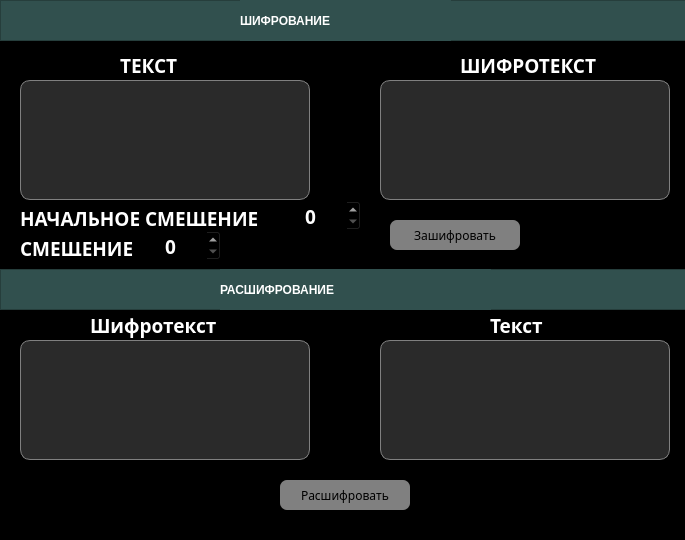
<?xml version="1.0" encoding="UTF-8"?>
<ui version="4.0">
 <class>MainWindow</class>
 <widget class="QMainWindow" name="MainWindow">
  <property name="geometry">
   <rect>
    <x>0</x>
    <y>0</y>
    <width>685</width>
    <height>540</height>
   </rect>
  </property>
  <property name="sizePolicy">
   <sizepolicy hsizetype="Fixed" vsizetype="Fixed">
    <horstretch>0</horstretch>
    <verstretch>0</verstretch>
   </sizepolicy>
  </property>
  <property name="minimumSize">
   <size>
    <width>685</width>
    <height>540</height>
   </size>
  </property>
  <property name="maximumSize">
   <size>
    <width>685</width>
    <height>540</height>
   </size>
  </property>
  <property name="windowTitle">
   <string>Альберти</string>
  </property>
  <property name="styleSheet">
   <string notr="true">background-color: rgb(0, 0, 0);</string>
  </property>
  <widget class="QWidget" name="centralwidget">
   <property name="styleSheet">
    <string notr="true">background-color: rgb(0, 0,0);</string>
   </property>
   <widget class="QLabel" name="label_10">
    <property name="geometry">
     <rect>
      <x>490</x>
      <y>310</y>
      <width>61</width>
      <height>30</height>
     </rect>
    </property>
    <property name="font">
     <font>
      <family>Century Gothic</family>
      <pointsize>14</pointsize>
      <weight>87</weight>
      <italic>false</italic>
      <bold>true</bold>
     </font>
    </property>
    <property name="styleSheet">
     <string notr="true">color: white;
font: 14pt &quot;Century Gothic&quot;;
font-weight: 700;
text-transform: uppercase;
</string>
    </property>
    <property name="text">
     <string>Текст</string>
    </property>
   </widget>
   <widget class="QPushButton" name="decrypt_btn">
    <property name="geometry">
     <rect>
      <x>280</x>
      <y>480</y>
      <width>130</width>
      <height>30</height>
     </rect>
    </property>
    <property name="font">
     <font>
      <family>Century Gothic</family>
     </font>
    </property>
    <property name="styleSheet">
     <string notr="true">QPushButton {
	color: black;
	background-color: grey;
	border-radius: 7px;
}

QPushButton:pressed {
	background-color: rgb(102, 102, 102);
}</string>
    </property>
    <property name="text">
     <string>Расшифровать</string>
    </property>
   </widget>
   <widget class="QLabel" name="label_9">
    <property name="geometry">
     <rect>
      <x>460</x>
      <y>50</y>
      <width>151</width>
      <height>30</height>
     </rect>
    </property>
    <property name="font">
     <font>
      <family>Century Gothic</family>
      <pointsize>14</pointsize>
      <weight>87</weight>
      <italic>false</italic>
      <bold>true</bold>
     </font>
    </property>
    <property name="styleSheet">
     <string notr="true">color: white;
font: 14pt &quot;Century Gothic&quot;;
font-weight: 700;</string>
    </property>
    <property name="text">
     <string>ШИФРОТЕКСТ</string>
    </property>
   </widget>
   <widget class="QFrame" name="frame_2">
    <property name="geometry">
     <rect>
      <x>0</x>
      <y>269</y>
      <width>701</width>
      <height>41</height>
     </rect>
    </property>
    <property name="autoFillBackground">
     <bool>false</bool>
    </property>
    <property name="styleSheet">
     <string notr="true">background-color: rgb(49, 80, 78)</string>
    </property>
    <property name="frameShape">
     <enum>QFrame::StyledPanel</enum>
    </property>
    <property name="frameShadow">
     <enum>QFrame::Raised</enum>
    </property>
    <widget class="QLabel" name="label_7">
     <property name="geometry">
      <rect>
       <x>220</x>
       <y>0</y>
       <width>271</width>
       <height>41</height>
      </rect>
     </property>
     <property name="styleSheet">
      <string notr="true">color: white;
font: 18pt &quot;Century Gothic&quot;;
font-weight: 700;</string>
     </property>
     <property name="text">
      <string>РАСШИФРОВАНИЕ</string>
     </property>
    </widget>
   </widget>
   <widget class="QFrame" name="frame">
    <property name="geometry">
     <rect>
      <x>0</x>
      <y>0</y>
      <width>701</width>
      <height>41</height>
     </rect>
    </property>
    <property name="styleSheet">
     <string notr="true">background-color: rgb(49, 80, 78)</string>
    </property>
    <property name="frameShape">
     <enum>QFrame::StyledPanel</enum>
    </property>
    <property name="frameShadow">
     <enum>QFrame::Raised</enum>
    </property>
    <widget class="QLabel" name="label_4">
     <property name="geometry">
      <rect>
       <x>240</x>
       <y>0</y>
       <width>211</width>
       <height>41</height>
      </rect>
     </property>
     <property name="styleSheet">
      <string notr="true">color: white;
font: 18pt &quot;Century Gothic&quot;;
font-weight: 700;</string>
     </property>
     <property name="text">
      <string>ШИФРОВАНИЕ</string>
     </property>
    </widget>
   </widget>
   <widget class="QPushButton" name="encrypt_btn">
    <property name="geometry">
     <rect>
      <x>390</x>
      <y>220</y>
      <width>130</width>
      <height>30</height>
     </rect>
    </property>
    <property name="font">
     <font>
      <family>Century Gothic</family>
     </font>
    </property>
    <property name="styleSheet">
     <string notr="true">QPushButton {
	color: black;
	background-color: grey;
	border-radius: 7px;
}

QPushButton:pressed {
	background-color: rgb(102, 102, 102);
}</string>
    </property>
    <property name="text">
     <string>Зашифровать</string>
    </property>
   </widget>
   <widget class="QLabel" name="label_8">
    <property name="geometry">
     <rect>
      <x>120</x>
      <y>50</y>
      <width>61</width>
      <height>30</height>
     </rect>
    </property>
    <property name="font">
     <font>
      <family>Century Gothic</family>
      <pointsize>14</pointsize>
      <weight>75</weight>
      <italic>false</italic>
      <bold>true</bold>
      <strikeout>false</strikeout>
      <stylestrategy>PreferAntialias</stylestrategy>
     </font>
    </property>
    <property name="styleSheet">
     <string notr="true">color: white;
</string>
    </property>
    <property name="text">
     <string>ТЕКСТ</string>
    </property>
   </widget>
   <widget class="QLabel" name="label_11">
    <property name="geometry">
     <rect>
      <x>90</x>
      <y>310</y>
      <width>151</width>
      <height>30</height>
     </rect>
    </property>
    <property name="font">
     <font>
      <family>Century Gothic</family>
      <pointsize>14</pointsize>
      <weight>87</weight>
      <italic>false</italic>
      <bold>true</bold>
     </font>
    </property>
    <property name="styleSheet">
     <string notr="true">color: white;
font: 14pt &quot;Century Gothic&quot;;
font-weight: 700;
text-transform: uppercase;
</string>
    </property>
    <property name="text">
     <string>Шифротекст</string>
    </property>
   </widget>
   <widget class="QPlainTextEdit" name="text_edit_encrypted">
    <property name="geometry">
     <rect>
      <x>20</x>
      <y>340</y>
      <width>290</width>
      <height>120</height>
     </rect>
    </property>
    <property name="styleSheet">
     <string notr="true">background-color: rgb(42, 42, 42);
border: 1px solid gray;
border-radius: 10px;
color: white;
</string>
    </property>
   </widget>
   <widget class="QTextBrowser" name="textBrowser_encrypted">
    <property name="geometry">
     <rect>
      <x>380</x>
      <y>80</y>
      <width>290</width>
      <height>120</height>
     </rect>
    </property>
    <property name="styleSheet">
     <string notr="true">background-color: rgb(42, 42, 42);
border: 1px solid gray;
border-radius: 10px;
color: white;
</string>
    </property>
   </widget>
   <widget class="QTextBrowser" name="textBrowser_decrypted">
    <property name="geometry">
     <rect>
      <x>380</x>
      <y>340</y>
      <width>290</width>
      <height>120</height>
     </rect>
    </property>
    <property name="styleSheet">
     <string notr="true">background-color: rgb(42, 42, 42);
border: 1px solid gray;
border-radius: 10px;
color: white;
</string>
    </property>
   </widget>
   <widget class="QPlainTextEdit" name="text_edit">
    <property name="geometry">
     <rect>
      <x>20</x>
      <y>80</y>
      <width>290</width>
      <height>120</height>
     </rect>
    </property>
    <property name="styleSheet">
     <string notr="true">background-color: rgb(42, 42, 42);
border: 1px solid gray;
border-radius: 10px;
color: white;
</string>
    </property>
   </widget>
   <widget class="QLabel" name="label">
    <property name="geometry">
     <rect>
      <x>20</x>
      <y>210</y>
      <width>271</width>
      <height>16</height>
     </rect>
    </property>
    <property name="font">
     <font>
      <family>Century Gothic</family>
      <pointsize>14</pointsize>
      <weight>75</weight>
      <bold>true</bold>
     </font>
    </property>
    <property name="styleSheet">
     <string notr="true">color: white;</string>
    </property>
    <property name="text">
     <string>НАЧАЛЬНОЕ СМЕЩЕНИЕ</string>
    </property>
   </widget>
   <widget class="QLabel" name="label_2">
    <property name="geometry">
     <rect>
      <x>20</x>
      <y>240</y>
      <width>131</width>
      <height>16</height>
     </rect>
    </property>
    <property name="font">
     <font>
      <family>Century Gothic</family>
      <pointsize>14</pointsize>
      <weight>75</weight>
      <bold>true</bold>
     </font>
    </property>
    <property name="styleSheet">
     <string notr="true">color: white;</string>
    </property>
    <property name="text">
     <string>СМЕЩЕНИЕ</string>
    </property>
   </widget>
   <widget class="QSpinBox" name="initial_shift_spinBox">
    <property name="geometry">
     <rect>
      <x>300</x>
      <y>200</y>
      <width>61</width>
      <height>31</height>
     </rect>
    </property>
    <property name="font">
     <font>
      <family>Century Gothic</family>
      <pointsize>14</pointsize>
      <weight>75</weight>
      <bold>true</bold>
     </font>
    </property>
    <property name="styleSheet">
     <string notr="true">color: white;</string>
    </property>
   </widget>
   <widget class="QSpinBox" name="shift_spinBox">
    <property name="geometry">
     <rect>
      <x>160</x>
      <y>230</y>
      <width>61</width>
      <height>31</height>
     </rect>
    </property>
    <property name="font">
     <font>
      <family>Century Gothic</family>
      <pointsize>14</pointsize>
      <weight>75</weight>
      <bold>true</bold>
     </font>
    </property>
    <property name="styleSheet">
     <string notr="true">color: white;</string>
    </property>
   </widget>
  </widget>
 </widget>
 <resources/>
 <connections/>
</ui>
